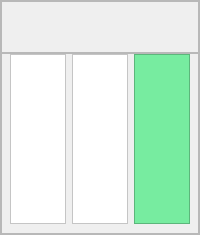
       <widget class="QFrame" name="frame_44">
        <property name="maximumSize">
         <size>
          <width>16777215</width>
          <height>250</height>
         </size>
        </property>
        <property name="styleSheet">
         <string notr="true"/>
        </property>
        <property name="frameShape">
         <enum>QFrame::StyledPanel</enum>
        </property>
        <property name="frameShadow">
         <enum>QFrame::Raised</enum>
        </property>
        <layout class="QVBoxLayout" name="verticalLayout_67">
         <property name="spacing">
          <number>0</number>
         </property>
         <property name="leftMargin">
          <number>0</number>
         </property>
         <property name="topMargin">
          <number>0</number>
         </property>
         <property name="rightMargin">
          <number>0</number>
         </property>
         <property name="bottomMargin">
          <number>0</number>
         </property>
         <item>
          <widget class="QFrame" name="frame_45">
           <property name="minimumSize">
            <size>
             <width>0</width>
             <height>52</height>
            </size>
           </property>
           <property name="maximumSize">
            <size>
             <width>16777215</width>
             <height>81</height>
            </size>
           </property>
           <property name="styleSheet">
            <string notr="true"/>
           </property>
           <property name="frameShape">
            <enum>QFrame::StyledPanel</enum>
           </property>
           <property name="frameShadow">
            <enum>QFrame::Raised</enum>
           </property>
           <layout class="QHBoxLayout" name="horizontalLayout_35">
            <property name="spacing">
             <number>0</number>
            </property>
            <property name="topMargin">
             <number>0</number>
            </property>
            <property name="rightMargin">
             <number>0</number>
            </property>
            <property name="bottomMargin">
             <number>0</number>
            </property>
           </layout>
          </widget>
         </item>
         <item>
          <widget class="QFrame" name="frame_50">
           <property name="styleSheet">
            <string notr="true"/>
           </property>
           <property name="frameShape">
            <enum>QFrame::StyledPanel</enum>
           </property>
           <property name="frameShadow">
            <enum>QFrame::Raised</enum>
           </property>
           <layout class="QHBoxLayout" name="horizontalLayout_49">
            <property name="leftMargin">
             <number>8</number>
            </property>
            <property name="topMargin">
             <number>0</number>
            </property>
            <property name="rightMargin">
             <number>8</number>
            </property>
            <item>
             <widget class="QFrame" name="frame_66">
              <property name="minimumSize">
               <size>
                <width>0</width>
                <height>170</height>
               </size>
              </property>
              <property name="styleSheet">
               <string notr="true">background-color: rgb(255, 255, 255);</string>
              </property>
              <property name="frameShape">
               <enum>QFrame::StyledPanel</enum>
              </property>
              <property name="frameShadow">
               <enum>QFrame::Raised</enum>
              </property>
             </widget>
            </item>
            <item>
             <widget class="QFrame" name="frame_183">
              <property name="minimumSize">
               <size>
                <width>0</width>
                <height>170</height>
               </size>
              </property>
              <property name="font">
               <font>
                <family>Raleway</family>
               </font>
              </property>
              <property name="styleSheet">
               <string notr="true">background-color: rgb(255, 255, 255);</string>
              </property>
              <property name="frameShape">
               <enum>QFrame::StyledPanel</enum>
              </property>
              <property name="frameShadow">
               <enum>QFrame::Raised</enum>
              </property>
             </widget>
            </item>
            <item>
             <widget class="QFrame" name="frame_185">
              <property name="minimumSize">
               <size>
                <width>0</width>
                <height>170</height>
               </size>
              </property>
              <property name="styleSheet">
               <string notr="true">background-color: rgb(119, 236, 160);</string>
              </property>
              <property name="frameShape">
               <enum>QFrame::StyledPanel</enum>
              </property>
              <property name="frameShadow">
               <enum>QFrame::Raised</enum>
              </property>
             </widget>
            </item>
           </layout>
          </widget>
         </item>
        </layout>
       </widget>
